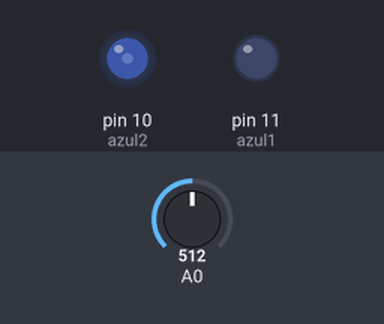
A sketch run on a simulated Arduino Uno, built with avr-gcc and run on an emulated ATmega328P. On the bench: output pins drawn as LEDs (lit = HIGH). Inputs (shaded band) come from the test bench; at power-on: A0 = 512. Random numbers use the default seed unless the sketch sets one.

Above: at 1.2 s.
1.3 s: A0 set to 0
At 1.45 s:
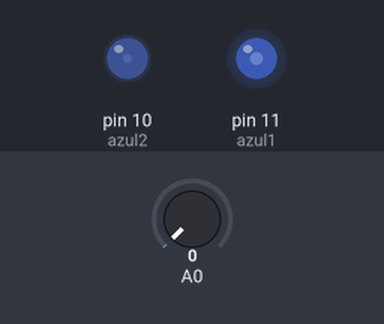
4.3 s: A0 set to 122
At 5.0 s:
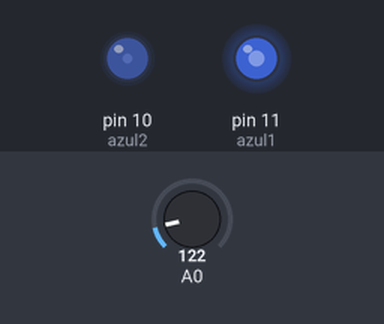
5.8 s: A0 set to 0
At 6.26 s:
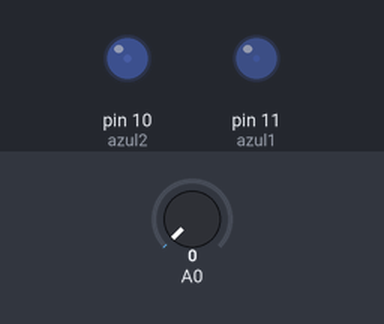
Timing chart, 0 to 61.3 s (numbered marks = the images above; inputs shaded):
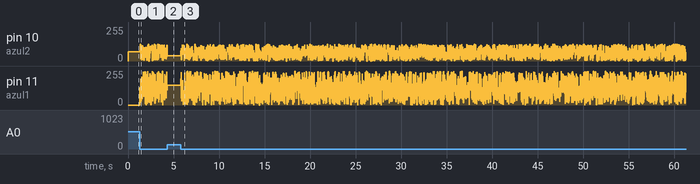

The sketch:

Led_arco_voltaico.ino
```cpp
byte azul1 = 11;
byte azul2 = 10;

void setup() {
  pinMode(azul1, OUTPUT);
  pinMode(azul2, OUTPUT);
}

void loop() {

  /*Bem simples, usando a random aleatorizamos a intensidade, obtendo
  o efeito de arco voltaico quando um dos leds tem a intensidade máxima
  na metade do outro*/

  randomSeed(analogRead(0));

  analogWrite(azul1, random(256));
  analogWrite(azul2, random(127));
  delay(20);
}
```
